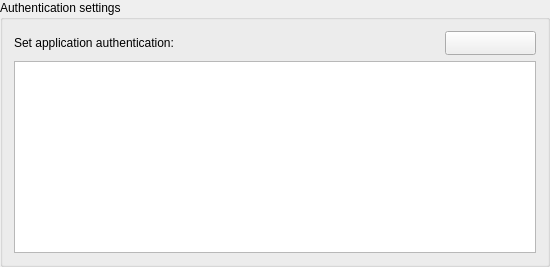
         <widget class="QGroupBox" name="grp_auth">
          <property name="minimumSize">
           <size>
            <width>550</width>
            <height>200</height>
           </size>
          </property>
          <property name="maximumSize">
           <size>
            <width>600</width>
            <height>16777215</height>
           </size>
          </property>
          <property name="title">
           <string>Authentication settings</string>
          </property>
          <layout class="QGridLayout" name="gridLayout_10">
           <item row="0" column="0">
            <layout class="QHBoxLayout" name="horizontalLayout_21">
             <item>
              <widget class="QLabel" name="lbl_auth">
               <property name="font">
                <font>
                 <weight>50</weight>
                 <bold>false</bold>
                </font>
               </property>
               <property name="text">
                <string>Set application authentication:</string>
               </property>
              </widget>
             </item>
             <item>
              <spacer name="horizontalSpacer">
               <property name="orientation">
                <enum>Qt::Horizontal</enum>
               </property>
               <property name="sizeHint" stdset="0">
                <size>
                 <width>40</width>
                 <height>20</height>
                </size>
               </property>
              </spacer>
             </item>
             <item>
              <widget class="QPushButton" name="btn_change_user">
               <property name="minimumSize">
                <size>
                 <width>91</width>
                 <height>24</height>
                </size>
               </property>
               <property name="text">
                <string/>
               </property>
               <property name="icon">
                <iconset resource="../../../resources.qrc">
                 <normaloff>:/IsogeoToOffice/resources/settings/key.svg</normaloff>:/IsogeoToOffice/resources/settings/key.svg</iconset>
               </property>
              </widget>
             </item>
            </layout>
           </item>
           <item row="1" column="0">
            <widget class="QTextBrowser" name="txt_shares"/>
           </item>
          </layout>
         </widget>
